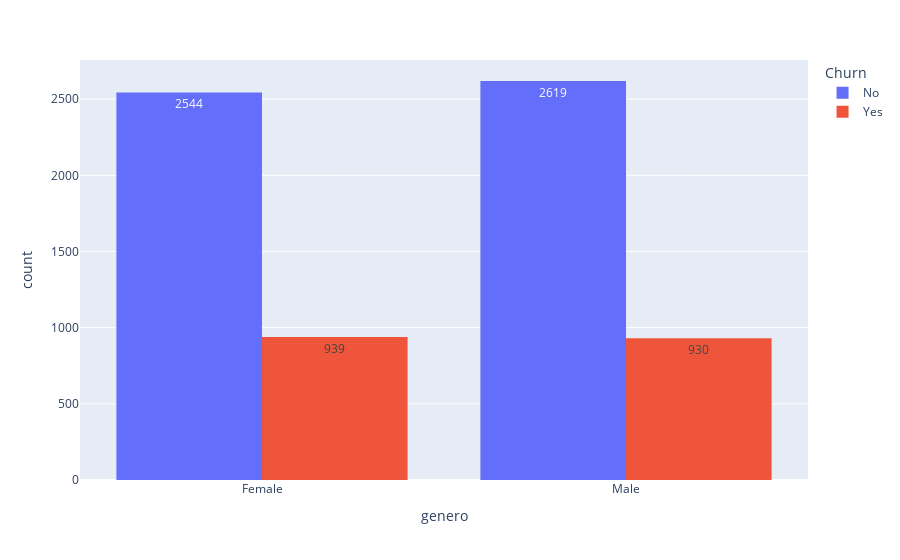

The notebook cell saved with this chart:
### Markdown cell above
## Recuento de evasión por variables categóricas

### Code cell
import plotly.express as px
px.histogram(df, x = 'genero', text_auto = True, color = 'Churn', barmode = 'group')

### Figure 1 — Plotly figure (JSON) as saved in the notebook; plotly's stock layout.template omitted (floating-point values rounded to 4 significant figures; data arrays with more than 128 entries replaced by an {"elided": "..."} marker saying what was removed)
{"data": [{"alignmentgroup": "True", "bingroup": "x", "hovertemplate": "Churn=No<br>genero=%{x}<br>count=%{y}<extra></extra>", "legendgroup": "No", "marker": {"color": "#636efa", "pattern": {"shape": ""}}, "name": "No", "offsetgroup": "No", "orientation": "v", "showlegend": true, "texttemplate": "%{value}", "x": {"elided": "5163 str values"}, "xaxis": "x", "yaxis": "y", "type": "histogram"}, {"alignmentgroup": "True", "bingroup": "x", "hovertemplate": "Churn=Yes<br>genero=%{x}<br>count=%{y}<extra></extra>", "legendgroup": "Yes", "marker": {"color": "#EF553B", "pattern": {"shape": ""}}, "name": "Yes", "offsetgroup": "Yes", "orientation": "v", "showlegend": true, "texttemplate": "%{value}", "x": {"elided": "1869 str values"}, "xaxis": "x", "yaxis": "y", "type": "histogram"}], "layout": {"xaxis": {"anchor": "y", "domain": [0.0, 1.0], "title": {"text": "genero"}}, "yaxis": {"anchor": "x", "domain": [0.0, 1.0], "title": {"text": "count"}}, "legend": {"title": {"text": "Churn"}, "tracegroupgap": 0}, "margin": {"t": 60}, "barmode": "group"}}
